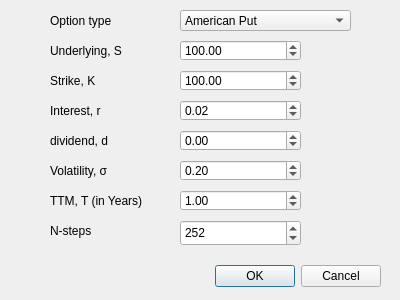
<?xml version="1.0" encoding="UTF-8"?>
<ui version="4.0">
 <class>AmericanOptionForm</class>
 <widget class="QDialog" name="AmericanOptionForm">
  <property name="geometry">
   <rect>
    <x>0</x>
    <y>0</y>
    <width>400</width>
    <height>300</height>
   </rect>
  </property>
  <property name="windowTitle">
   <string>Dialog</string>
  </property>
  <widget class="QDialogButtonBox" name="AbuttonBox">
   <property name="geometry">
    <rect>
     <x>40</x>
     <y>260</y>
     <width>341</width>
     <height>32</height>
    </rect>
   </property>
   <property name="orientation">
    <enum>Qt::Horizontal</enum>
   </property>
   <property name="standardButtons">
    <set>QDialogButtonBox::Cancel|QDialogButtonBox::Ok</set>
   </property>
  </widget>
  <widget class="QLabel" name="label_7">
   <property name="geometry">
    <rect>
     <x>50</x>
     <y>10</y>
     <width>91</width>
     <height>21</height>
    </rect>
   </property>
   <property name="text">
    <string>Option type</string>
   </property>
  </widget>
  <widget class="QLabel" name="label_9">
   <property name="geometry">
    <rect>
     <x>50</x>
     <y>130</y>
     <width>91</width>
     <height>21</height>
    </rect>
   </property>
   <property name="text">
    <string>dividend, d</string>
   </property>
  </widget>
  <widget class="QDoubleSpinBox" name="ASpinS">
   <property name="geometry">
    <rect>
     <x>180</x>
     <y>40</y>
     <width>121</width>
     <height>21</height>
    </rect>
   </property>
   <property name="maximum">
    <double>10000000000.000000000000000</double>
   </property>
   <property name="singleStep">
    <double>100.000000000000000</double>
   </property>
   <property name="value">
    <double>100.000000000000000</double>
   </property>
  </widget>
  <widget class="QLabel" name="label_8">
   <property name="geometry">
    <rect>
     <x>50</x>
     <y>220</y>
     <width>101</width>
     <height>21</height>
    </rect>
   </property>
   <property name="text">
    <string>N-steps</string>
   </property>
  </widget>
  <widget class="QDoubleSpinBox" name="ASpinSigma">
   <property name="geometry">
    <rect>
     <x>180</x>
     <y>160</y>
     <width>121</width>
     <height>21</height>
    </rect>
   </property>
   <property name="maximum">
    <double>10.000000000000000</double>
   </property>
   <property name="singleStep">
    <double>0.010000000000000</double>
   </property>
   <property name="value">
    <double>0.200000000000000</double>
   </property>
  </widget>
  <widget class="QDoubleSpinBox" name="ASpinT">
   <property name="geometry">
    <rect>
     <x>180</x>
     <y>190</y>
     <width>121</width>
     <height>21</height>
    </rect>
   </property>
   <property name="singleStep">
    <double>0.250000000000000</double>
   </property>
   <property name="value">
    <double>1.000000000000000</double>
   </property>
  </widget>
  <widget class="QLabel" name="label">
   <property name="geometry">
    <rect>
     <x>50</x>
     <y>40</y>
     <width>91</width>
     <height>21</height>
    </rect>
   </property>
   <property name="text">
    <string>Underlying, S</string>
   </property>
  </widget>
  <widget class="QLabel" name="label_5">
   <property name="geometry">
    <rect>
     <x>50</x>
     <y>190</y>
     <width>131</width>
     <height>21</height>
    </rect>
   </property>
   <property name="text">
    <string>TTM, T (in Years)</string>
   </property>
  </widget>
  <widget class="QDoubleSpinBox" name="ASpinD">
   <property name="geometry">
    <rect>
     <x>180</x>
     <y>130</y>
     <width>121</width>
     <height>21</height>
    </rect>
   </property>
   <property name="minimum">
    <double>-99.989999999999995</double>
   </property>
   <property name="singleStep">
    <double>0.010000000000000</double>
   </property>
   <property name="value">
    <double>0.000000000000000</double>
   </property>
  </widget>
  <widget class="QDoubleSpinBox" name="ASpinR">
   <property name="geometry">
    <rect>
     <x>180</x>
     <y>100</y>
     <width>121</width>
     <height>21</height>
    </rect>
   </property>
   <property name="minimum">
    <double>-99.989999999999995</double>
   </property>
   <property name="singleStep">
    <double>0.010000000000000</double>
   </property>
   <property name="value">
    <double>0.020000000000000</double>
   </property>
  </widget>
  <widget class="QComboBox" name="AComboOptionType">
   <property name="geometry">
    <rect>
     <x>180</x>
     <y>10</y>
     <width>171</width>
     <height>21</height>
    </rect>
   </property>
   <item>
    <property name="text">
     <string>American Put</string>
    </property>
   </item>
   <item>
    <property name="text">
     <string>American Call</string>
    </property>
   </item>
  </widget>
  <widget class="QLabel" name="label_2">
   <property name="geometry">
    <rect>
     <x>50</x>
     <y>70</y>
     <width>91</width>
     <height>21</height>
    </rect>
   </property>
   <property name="text">
    <string>Strike, K</string>
   </property>
  </widget>
  <widget class="QSpinBox" name="ASpinNSteps">
   <property name="geometry">
    <rect>
     <x>180</x>
     <y>220</y>
     <width>121</width>
     <height>26</height>
    </rect>
   </property>
   <property name="maximum">
    <number>100000000</number>
   </property>
   <property name="singleStep">
    <number>1</number>
   </property>
   <property name="value">
    <number>252</number>
   </property>
   <property name="displayIntegerBase">
    <number>10</number>
   </property>
  </widget>
  <widget class="QLabel" name="label_3">
   <property name="geometry">
    <rect>
     <x>50</x>
     <y>160</y>
     <width>91</width>
     <height>21</height>
    </rect>
   </property>
   <property name="text">
    <string>Volatility, σ</string>
   </property>
  </widget>
  <widget class="QLabel" name="label_4">
   <property name="geometry">
    <rect>
     <x>50</x>
     <y>100</y>
     <width>91</width>
     <height>21</height>
    </rect>
   </property>
   <property name="text">
    <string>Interest, r</string>
   </property>
  </widget>
  <widget class="QDoubleSpinBox" name="ASpinK">
   <property name="geometry">
    <rect>
     <x>180</x>
     <y>70</y>
     <width>121</width>
     <height>21</height>
    </rect>
   </property>
   <property name="maximum">
    <double>100000000.000000000000000</double>
   </property>
   <property name="singleStep">
    <double>1.000000000000000</double>
   </property>
   <property name="value">
    <double>100.000000000000000</double>
   </property>
  </widget>
 </widget>
 <resources/>
 <connections>
  <connection>
   <sender>AbuttonBox</sender>
   <signal>accepted()</signal>
   <receiver>AmericanOptionForm</receiver>
   <slot>accept()</slot>
   <hints>
    <hint type="sourcelabel">
     <x>248</x>
     <y>254</y>
    </hint>
    <hint type="destinationlabel">
     <x>157</x>
     <y>274</y>
    </hint>
   </hints>
  </connection>
  <connection>
   <sender>AbuttonBox</sender>
   <signal>rejected()</signal>
   <receiver>AmericanOptionForm</receiver>
   <slot>reject()</slot>
   <hints>
    <hint type="sourcelabel">
     <x>316</x>
     <y>260</y>
    </hint>
    <hint type="destinationlabel">
     <x>286</x>
     <y>274</y>
    </hint>
   </hints>
  </connection>
 </connections>
</ui>
